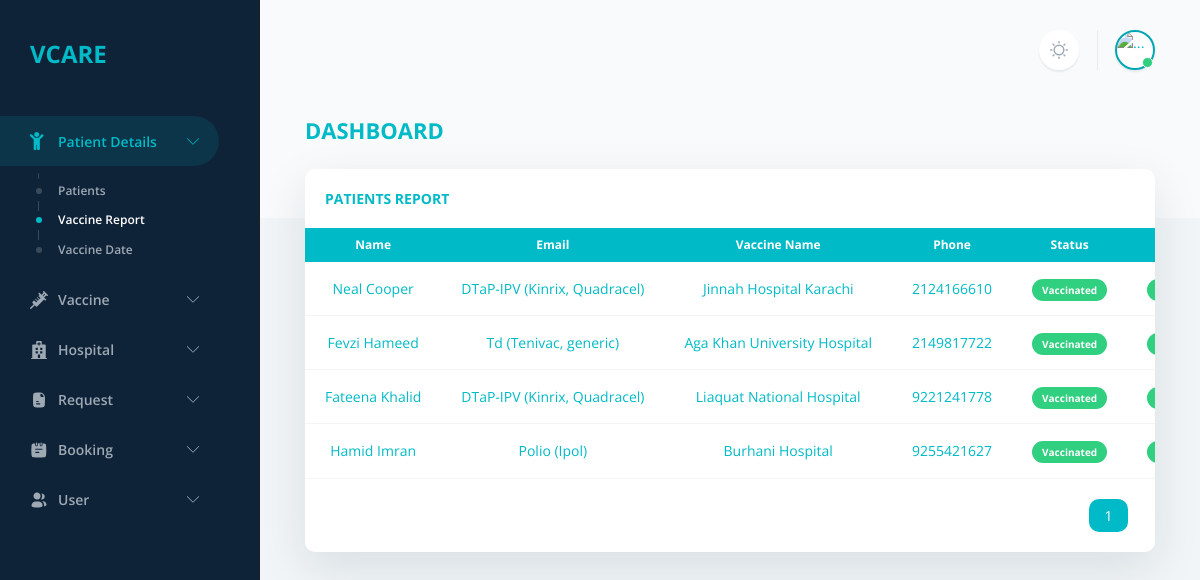
/admin/admin_vaccination_report.php (signed in), run on the app's committed database.
### tables this page shows
CREATE TABLE `appointment_table` (
  `appointment_id` int(11) NOT NULL,
  `vaccine_id` int(11) NOT NULL,
  `patient_id` int(11) NOT NULL,
  `patient_name` varchar(50) NOT NULL,
  `patient_email` varchar(50) NOT NULL,
  `patient_phone` varchar(11) NOT NULL,
  `hospital_id` int(11) NOT NULL,
  `days` text NOT NULL,
  `appointment_time` int(11) NOT NULL,
  `status_id` varchar(30) NOT NULL,
  `Token_num` int(11) NOT NULL,
  `Approve/Reject` int(11) NOT NULL
);

CREATE TABLE `list_of_vaccines` (
  `drug_id` int(11) NOT NULL,
  `drug_Name` varchar(100) NOT NULL,
  `drug_Type` varchar(100) NOT NULL,
  `drug_Availability` varchar(20) NOT NULL
);

CREATE TABLE `hospital` (
  `H_id` int(11) NOT NULL,
  `H_Name` varchar(50) NOT NULL,
  `H_Email` varchar(50) NOT NULL,
  `H_Password` varchar(255) NOT NULL,
  `H_Address` varchar(255) NOT NULL,
  `H_Tel` bigint(12) NOT NULL,
  `H_Role` int(1) NOT NULL DEFAULT 3
);

CREATE TABLE `status` (
  `status_id` int(11) NOT NULL,
  `status` varchar(50) NOT NULL
);

### admin/admin_vaccination_report.php (the view, shortened to what this page needs)
<?php
$page = "report";
include 'header.php';
?>
<head>
</head>
<body>
    <?php include './sidebar.php' ?>
    <main>
        <header class="container-fluid d-flex py-6 mb-4">
            <div class="d-flex align-items-center ms-auto me-n1 me-lg-n2">
                <?php include 'themeswitcher.php' ?>
                <?php include 'admin_session.php' ?>
            </div>
        </header>
        <div class="container-fluid">
            <h1 class="h2 text-uppercase">
                Dashboard
            </h1>
            <div class="row">
                <div class="col">
                    <div class="card border-0 flex-fill w-100 shadow-lg" data-list='{"valueNames": ["name", "email", "id", {"name": "date", "attr": "data-signed"}, "status"], "page": 8}' id="users">
                        <div class="card-header border-0 card-header-space-between">
                            <h2 class="card-header-title h4 text-uppercase">
                                Patients Report
                            </h2>
                        </div>
                        <?php
                        $limit = 6;
                        if (!isset($_GET['page'])) {
                            $page = 1;
                        } else {
                            $page = $_GET['page'];
                        }
                        $offset = ($page - 1) * $limit;
                        $sql = "SELECT ap.patient_name, ap.patient_email, ap.patient_phone, da.D_days, ti.Time, st.status, ap.Token_num, lov.drug_Name , hos.H_Name, ap.patient_id
                        FROM `appointment_table` ap
                        INNER JOIN list_of_vaccines lov ON ap.vaccine_id = lov.drug_id
                        INNER JOIN hospital hos ON ap.hospital_id = hos.H_id
                        INNER JOIN status st ON ap.status_id = st.status_id
                        INNER JOIN days da ON ap.days = da.D_id
                        INNER JOIN time ti ON ap.appointment_time = ti.T_id
                        WHERE `status` = 'Vaccinated'
                        LIMIT {$offset},{$limit}";
                        ?>
                        <div class="table-responsive">
                            <table class="table align-middle table-edge table-hover table-nowrap mb-0 text-center">
                                <thead class="thead-light">
                                    <tr>
                                        <th>Name</th>
                                        <th>Email</th>
                                        <th>Vaccine Name</th>
                                        <th>Phone</th>
                                        <th>Status</th>
                                        <th>Day</th>
                                    </tr>
                                </thead>
                                <?php
                                $fetch = mysqli_query($conn, $sql);
                                foreach ($fetch as $row) {
                                ?>
                                    <tbody class="list">
                                        <tr>
                                            <td><?php echo $row['patient_name'] ?></td>
                                            <td><?php echo $row['drug_Name'] ?></td>
                                            <td><?php echo $row['H_Name'] ?></td>
                                            <td><?php echo $row['patient_phone'] ?></td>
                                            <td>
                                                <?php
                                                if ($row['status'] == 'Vaccinated') {
                                                ?>
                                                    <h6 class="text-light bg-success d-inline px-3 py-1 rounded-3"><?php echo $row['status'] ?></h6>
                                                <?php
                                                }
                                                ?>
                                            </td>
                                            <?php
                                            if ($row['status'] == 'In Process') {
                                            ?>
                                                <td><?php echo $row['D_days'] ?></td>
                                                <td><?php echo $row['Time'] ?></td>
                                                <td><?php echo $row['Token_num'] ?></td>
                                            <?php
                                            } else if ($row['status'] == 'Vaccinated') {
                                                echo '<td><h6 class="text-light bg-success d-inline px-3 py-1 rounded-3">Completed</h6></td>';
                                            } else {
                                                echo '<td><h6 class="text-light bg-info d-inline px-3 py-1 rounded-3">Pending</h6></td>';
                                                echo '<td><h6 class="text-light bg-info d-inline px-3 py-1 rounded-3">Pending</h6></td>';
                                                echo '<td><h6 class="text-light bg-info d-inline px-3 py-1 rounded-3">Pending</h6></td>';
                                            }
                                            ?>
                                        </tr>
                                    </tbody>
                                <?php
                                }
                                ?>
                            </table>
                        </div>
                        <div class="card-footer">
                            <div class="d-flex justify-content-between align-items-center">
                                <ul class="pagination list-pagination mb-0">
                                    <?php
                                    $sql1 = "SELECT * FROM `appointment_table` ap
                                    INNER JOIN status st ON ap.status_id = st.status_id
                                    WHERE `status` = 'Vaccinated'";
                                    $result1 = mysqli_query($conn, $sql1) or die("Query Failed.");
                                    if (mysqli_num_rows($result1) > 0) {
                                        $total_records = mysqli_num_rows($result1);
                                        $total_page = ceil($total_records / $limit);
                                        $count = 4;
                                        $startPage = max(1, $page - $count);
                                        $endPage = min($total_page, $page + $count);
                                        echo '<ul class="pagination justify-content-center">';
                                        for ($i = $startPage; $i <= $endPage; $i++) {
                                            if ($i == $page) {
                                                $active = "active";
                                            } else {
                                                $active = "";
                                            }
                                            echo '<li class="page-item ' . $active . '"><a class="page-link border-0 rounded px-4 me-2" href="admin_vaccination_report.php?page=' . $i . '">' . $i . '</a></li>';
                                        }
                                        echo '</ul>';
                                    } else {
                                        echo '<h3 class="text-center text-light">No Records Found</h3>';
                                    }
                                    ?>
                                </ul>
                            </div>
                        </div>
                    </div>
                </div>
            </div>
        </div>
    </main>
</body>
</html>

### data on the page
appointment_table: patient_name "Neal Cooper", list_of_vaccines.drug_Name "DTaP-IPV (Kinrix, Quadracel)", hospital.H_Name "Jinnah Hospital Karachi", patient_phone "2124166610", status.status "Vaccinated"
appointment_table: patient_name "Fevzi Hameed", list_of_vaccines.drug_Name "Td (Tenivac, generic)", hospital.H_Name "Aga Khan University Hospital", patient_phone "2149817722", status.status "Vaccinated"
appointment_table: patient_name "Fateena Khalid", list_of_vaccines.drug_Name "DTaP-IPV (Kinrix, Quadracel)", hospital.H_Name "Liaquat National Hospital", patient_phone "9221241778", status.status "Vaccinated"
appointment_table: patient_name "Hamid Imran", list_of_vaccines.drug_Name "Polio (Ipol)", hospital.H_Name "Burhani Hospital", patient_phone "9255421627", status.status "Vaccinated"
